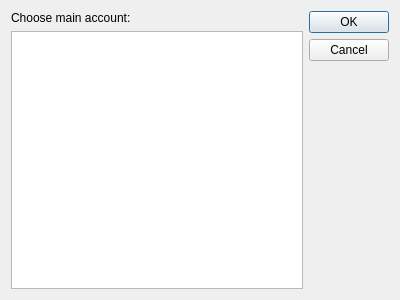
<?xml version="1.0" encoding="UTF-8"?>
<ui version="4.0">
 <class>SwitchAccount</class>
 <widget class="QDialog" name="SwitchAccount">
  <property name="geometry">
   <rect>
    <x>0</x>
    <y>0</y>
    <width>400</width>
    <height>300</height>
   </rect>
  </property>
  <property name="windowTitle">
   <string>Choose main account</string>
  </property>
  <layout class="QGridLayout" name="gridLayout">
   <item row="0" column="0">
    <widget class="QLabel" name="chooseAccoiuntLabel">
     <property name="text">
      <string>Choose main account:</string>
     </property>
    </widget>
   </item>
   <item row="0" column="1" rowspan="2">
    <widget class="QDialogButtonBox" name="buttonBox">
     <property name="orientation">
      <enum>Qt::Vertical</enum>
     </property>
     <property name="standardButtons">
      <set>QDialogButtonBox::Cancel|QDialogButtonBox::Ok</set>
     </property>
    </widget>
   </item>
   <item row="1" column="0">
    <widget class="QListView" name="accountsList"/>
   </item>
  </layout>
 </widget>
 <resources/>
 <connections>
  <connection>
   <sender>buttonBox</sender>
   <signal>accepted()</signal>
   <receiver>SwitchAccount</receiver>
   <slot>accept()</slot>
   <hints>
    <hint type="sourcelabel">
     <x>248</x>
     <y>254</y>
    </hint>
    <hint type="destinationlabel">
     <x>157</x>
     <y>274</y>
    </hint>
   </hints>
  </connection>
  <connection>
   <sender>buttonBox</sender>
   <signal>rejected()</signal>
   <receiver>SwitchAccount</receiver>
   <slot>reject()</slot>
   <hints>
    <hint type="sourcelabel">
     <x>316</x>
     <y>260</y>
    </hint>
    <hint type="destinationlabel">
     <x>286</x>
     <y>274</y>
    </hint>
   </hints>
  </connection>
 </connections>
</ui>
